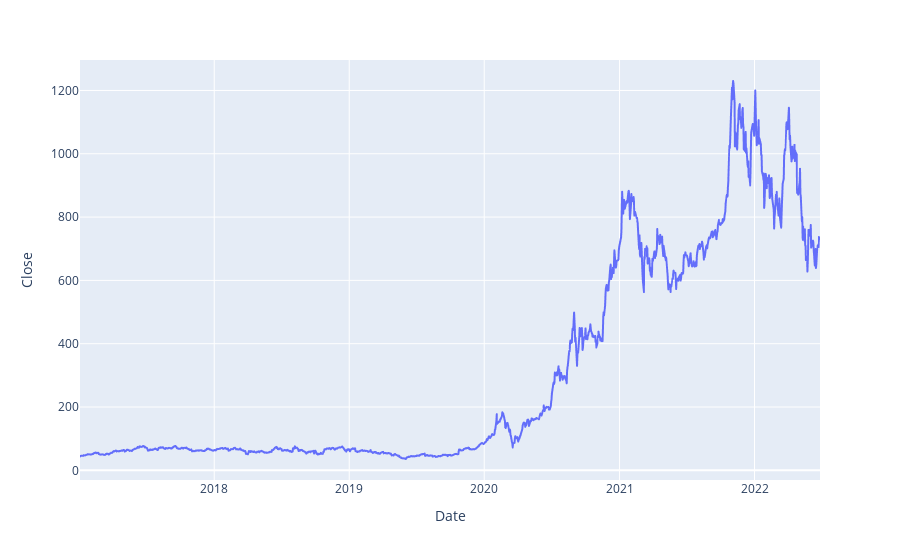

Source (notebook cell):
### Code cell
px.line(df_tsla,'Date','Close')

### Figure 1 — Plotly figure (JSON) as saved in the notebook; plotly's stock layout.template omitted (floating-point values rounded to 4 significant figures; data arrays with more than 128 entries replaced by an {"elided": "..."} marker saying what was removed)
{"data": [{"hovertemplate": "Date=%{x}<br>Close=%{y}<extra></extra>", "legendgroup": "", "line": {"color": "#636efa", "dash": "solid"}, "marker": {"symbol": "circle"}, "mode": "lines", "name": "", "showlegend": false, "type": "scattergl", "x": {"elided": "1380 str values"}, "xaxis": "x", "y": {"elided": "1380 float values"}, "yaxis": "y"}], "layout": {"autosize": true, "legend": {"tracegroupgap": 0}, "margin": {"t": 60}, "xaxis": {"anchor": "y", "autorange": true, "domain": [0, 1], "range": ["2017-01-03", "2022-06-27"], "title": {"text": "Date"}, "type": "date"}, "yaxis": {"anchor": "x", "autorange": true, "domain": [0, 1], "range": [-30.55, 1296.0], "title": {"text": "Close"}, "type": "linear"}}}
